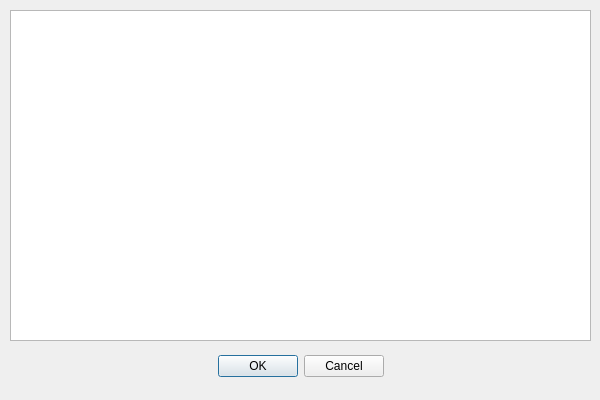
<?xml version="1.0" encoding="UTF-8"?>
<ui version="4.0">
 <class>Dialog</class>
 <widget class="QDialog" name="Dialog">
  <property name="geometry">
   <rect>
    <x>0</x>
    <y>0</y>
    <width>600</width>
    <height>400</height>
   </rect>
  </property>
  <property name="minimumSize">
   <size>
    <width>600</width>
    <height>400</height>
   </size>
  </property>
  <property name="maximumSize">
   <size>
    <width>600</width>
    <height>400</height>
   </size>
  </property>
  <property name="windowTitle">
   <string>All Persons Attentiveness Report</string>
  </property>
  <widget class="QDialogButtonBox" name="buttonBox">
   <property name="geometry">
    <rect>
     <x>10</x>
     <y>350</y>
     <width>581</width>
     <height>32</height>
    </rect>
   </property>
   <property name="orientation">
    <enum>Qt::Horizontal</enum>
   </property>
   <property name="standardButtons">
    <set>QDialogButtonBox::Cancel|QDialogButtonBox::Ok</set>
   </property>
   <property name="centerButtons">
    <bool>true</bool>
   </property>
  </widget>
  <widget class="QTableView" name="tableView">
   <property name="geometry">
    <rect>
     <x>10</x>
     <y>10</y>
     <width>581</width>
     <height>331</height>
    </rect>
   </property>
  </widget>
 </widget>
 <resources/>
 <connections>
  <connection>
   <sender>buttonBox</sender>
   <signal>accepted()</signal>
   <receiver>Dialog</receiver>
   <slot>accept()</slot>
   <hints>
    <hint type="sourcelabel">
     <x>248</x>
     <y>254</y>
    </hint>
    <hint type="destinationlabel">
     <x>157</x>
     <y>274</y>
    </hint>
   </hints>
  </connection>
  <connection>
   <sender>buttonBox</sender>
   <signal>rejected()</signal>
   <receiver>Dialog</receiver>
   <slot>reject()</slot>
   <hints>
    <hint type="sourcelabel">
     <x>316</x>
     <y>260</y>
    </hint>
    <hint type="destinationlabel">
     <x>286</x>
     <y>274</y>
    </hint>
   </hints>
  </connection>
 </connections>
</ui>
